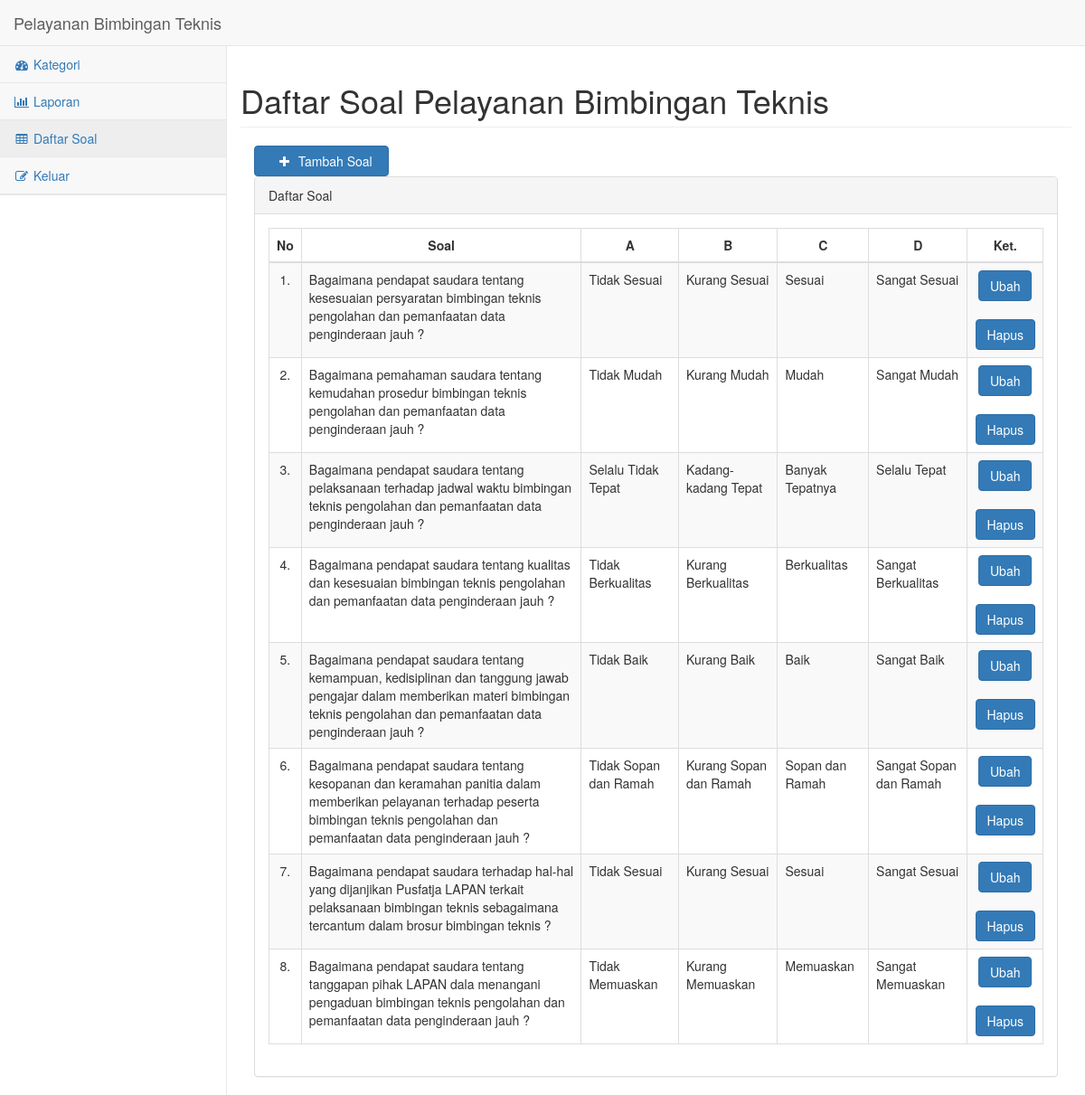
Page /admin/daftarsoal.php?id=151 on the committed database.
### tables this page shows
CREATE TABLE `kategori` (
  `id_kategori` int(11) NOT NULL,
  `nama_kategori` varchar(50) NOT NULL,
  `persyaratan` text NOT NULL,
  `status` tinyint(1) DEFAULT '0'
);

CREATE TABLE `jawaban` (
  `id_jawaban` int(11) NOT NULL,
  `jawaban1` varchar(50) NOT NULL,
  `jawaban2` varchar(50) NOT NULL,
  `jawaban3` varchar(50) NOT NULL,
  `jawaban4` varchar(50) NOT NULL,
  `id_soalj` int(11) NOT NULL
);

CREATE TABLE `soal` (
  `id_soal` int(11) NOT NULL,
  `soal` text NOT NULL,
  `id_kategoriS` int(11) NOT NULL
);

### admin/daftarsoal.php (the view, shortened to what this page needs)
<!DOCTYPE html>
<?php
    require 'side.php';
    $id=$_GET['id'];
?>
       <div id="page-wrapper">
            <div class="row">
                <?php
                include 'connect.php';
                $query1="SELECT * FROM kategori where id_kategori=$id";
                $sql= mysqli_query($connect, $query1);
                $data1=mysqli_fetch_array($sql);
                echo "
                <h1 class= 'page-header'> Daftar Soal $data1[nama_kategori]</h1>";
                ?>
            </div>
            <a href="tambahsoal.php?id=<?php echo $id;?> ">
            <button type="submit" class="btn btn-primary">
                <div class="col-xs-3">
                    <i class="fa fa-plus fa-9x"></i>
                </div>Tambah Soal</button>
            </a>
            <br>
            <div class="row">
                <div class="col-lg-12">
                    <div class="panel panel-default">
                        <div class="panel-heading">
                            Daftar Soal
                        </div>
                        <div class="panel-body">
                            <table width="100%" class="table table-striped table-bordered table-hover" id="dataTables-example">
                                <thead>
                                    <tr>
                                        <th> <center>No</center></th>
                                        <th><center>Soal</center></th>
                                        <th><center>A</center></th>
                                        <th><center>B</center></th>
                                        <th><center>C</center></th>
                                        <th><center>D</center></th>
                                        <th><center>Ket.</center></th>
                                    </tr>
                                </thead>
                                <tbody>
                                    <?php
                                            include 'connect.php';
                                            $query = mysqli_query($connect,"SELECT * FROM soal join jawaban where id_kategoriS='$id' AND id_soal=id_soalj");
                                            $no=1;
                                            while ( $data = mysqli_fetch_array($query) ) {
                                            echo '
                                            <tr>
                                                <td><center>'.$no++.'.</center></td>
                                                <td>'.$data["soal"].'</td>
                                                <td>'.$data["jawaban1"].'</td>
                                                <td>'.$data["jawaban2"].'</td>
                                                <td>'.$data["jawaban3"].'</td>
                                                <td>'.$data["jawaban4"].'</td>
                                                <td><center>
                                                        <a type="submit" class="btn btn-primary" href="editsoal.php?id='.$data['id_soal'].'">Ubah</a>
                                                        <br></br>
                                                        <a type="reset" class="btn btn-primary" href="hapussoal.php?id='.$data['id_soal'].'">Hapus</a>
                                                </center> </td>
                                            </tr>
                                            ';
                                            }
                                            ?>
                                </tbody>
                            </table>

### admin/side.php (shortened to what this page needs)
<!DOCTYPE html>
<html lang="en">
<?php
    $id = $_GET['id'];
?>
<head>
    <link href="./vendor/bootstrap/css/bootstrap.min.css" rel="stylesheet">
    <link href="./vendor/metisMenu/metisMenu.min.css" rel="stylesheet">
    <link href="./dist/css/sb-admin-2.css" rel="stylesheet">
    <link href="./vendor/font-awesome/css/font-awesome.min.css" rel="stylesheet" type="text/css">
    <link rel="stylesheet" href="https://maxcdn.bootstrapcdn.com/bootstrap/3.3.7/css/bootstrap.min.css"/>
    <link rel="stylesheet" href="https://cdnjs.cloudflare.com/ajax/libs/jqueryui/1.12.1/jquery-ui.css"/>
</head>
<body>
    <div id="wrapper">
        <nav class="navbar navbar-default navbar-static-top" role="navigation" style="margin-bottom: 0">
            <div class="navbar-header">
            <?php
                include 'connect.php';
                $query1="SELECT * FROM kategori where id_kategori=$id";
                $sql= mysqli_query($connect, $query1);
                $data1=mysqli_fetch_array($sql);
                echo "
                <a class= 'navbar-brand'> $data1[nama_kategori]</a>";
                ?>
            </div>
            <div class="navbar-default sidebar" role="navigation">
                <div class="sidebar-nav navbar-collapse">
                    <ul class="nav" id="side-menu">
                        <li>
                            <a href="pageAdmin.php"><i class="fa fa-dashboard fa-fw"></i> Kategori</a>
                        </li>
                        <li>
                            <a href='laporan.php?id=<?php echo $id;?>'><i class="fa fa-bar-chart-o fa-fw"></i> Laporan</a>
                        </li>
                        <li>
                            <a href='daftarsoal.php?id=<?php echo $id;?>'><i class="fa fa-table fa-fw"></i> Daftar Soal</a>
                        </li>
                        <li>
                            <a href="logoutProses.php"><i class="fa fa-edit fa-fw"></i> Keluar</a>
                        </li>
                        <li>
                        </li>
                    </ul>
                </div>
            </div>
        </nav>
    </div>
</body>
</html>

### rows in the picture
kategori: nama_kategori "Pelayanan Bimbingan Teknis"
jawaban: id_soalj.soal "Bagaimana pendapat saudara tentang kesesuaian persyaratan bimbingan teknis pengolahan dan pemanfaatan data penginderaan jauh ?", jawaban1 "Tidak Sesuai", jawaban2 "Kurang Sesuai", jawaban3 "Sesuai", jawaban4 "Sangat Sesuai"
jawaban: id_soalj.soal "Bagaimana pemahaman saudara tentang kemudahan prosedur bimbingan teknis pengolahan dan pemanfaatan data penginderaan jauh ?", jawaban1 "Tidak Mudah", jawaban2 "Kurang Mudah", jawaban3 "Mudah", jawaban4 "Sangat Mudah"
jawaban: id_soalj.soal "Bagaimana pendapat saudara tentang pelaksanaan terhadap jadwal waktu bimbingan teknis pengolahan dan pemanfaatan data penginderaan jauh ?", jawaban1 "Selalu Tidak Tepat", jawaban2 "Kadang-kadang Tepat", jawaban3 "Banyak Tepatnya", jawaban4 "Selalu Tepat"
jawaban: id_soalj.soal "Bagaimana pendapat saudara tentang kualitas dan kesesuaian bimbingan teknis pengolahan dan pemanfaatan data penginderaan jauh ?", jawaban1 "Tidak Berkualitas", jawaban2 "Kurang Berkualitas", jawaban3 "Berkualitas", jawaban4 "Sangat Berkualitas"
jawaban: id_soalj.soal "Bagaimana pendapat saudara tentang kemampuan, kedisiplinan dan tanggung jawab pengajar dalam memberikan materi bimbingan teknis pengolahan dan pemanfaatan data penginderaan jauh ?", jawaban1 "Tidak Baik", jawaban2 "Kurang Baik", jawaban3 "Baik", jawaban4 "Sangat Baik"
jawaban: id_soalj.soal "Bagaimana pendapat saudara tentang kesopanan dan keramahan panitia dalam memberikan pelayanan terhadap peserta bimbingan teknis pengolahan dan pemanfaatan data penginderaan jauh ?", jawaban1 "Tidak Sopan dan Ramah", jawaban2 "Kurang Sopan dan Ramah", jawaban3 "Sopan dan Ramah", jawaban4 "Sangat Sopan dan Ramah"
jawaban: id_soalj.soal "Bagaimana pendapat saudara terhadap hal-hal yang dijanjikan Pusfatja LAPAN terkait pelaksanaan bimbingan teknis sebagaimana tercantum dalam brosur bimbingan teknis ?", jawaban1 "Tidak Sesuai", jawaban2 "Kurang Sesuai", jawaban3 "Sesuai", jawaban4 "Sangat Sesuai"
jawaban: id_soalj.soal "Bagaimana pendapat saudara tentang tanggapan pihak LAPAN dala menangani pengaduan bimbingan teknis pengolahan dan pemanfaatan data penginderaan jauh ?", jawaban1 "Tidak Memuaskan", jawaban2 "Kurang Memuaskan", jawaban3 "Memuaskan", jawaban4 "Sangat Memuaskan"
